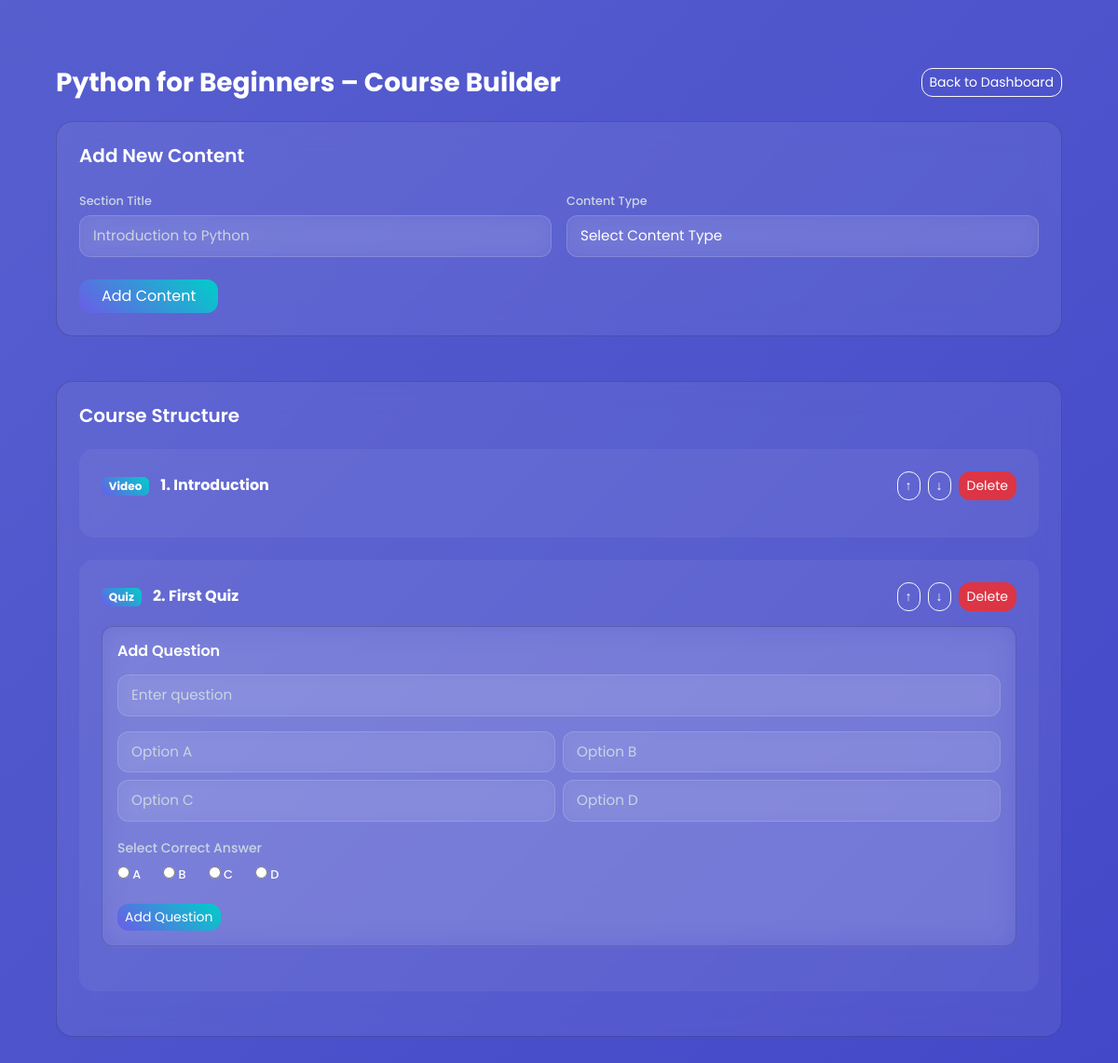
Page /course/1/builder (signed in) on the committed database.
### models.py (models this page shows)
class Course(db.Model):
    id = db.Column(db.Integer, primary_key=True)
    title = db.Column(db.String(200))
    description = db.Column(db.Text)
    tags = db.Column(db.String(300))  # IMPORTANT for feed matching
    duration = db.Column(db.Integer)  # in minutes
    credits_required = db.Column(db.Integer)
    video_path = db.Column(db.String(300))
    document_path = db.Column(db.String(300))
    instructor_id = db.Column(db.Integer, db.ForeignKey('user.id'))
    thumbnail_path = db.Column(db.String(300))
    created_at = db.Column(db.DateTime, default=datetime.utcnow)
    reviews = db.relationship('Review', backref='course', lazy=True)

class CourseSection(db.Model):
    id = db.Column(db.Integer, primary_key=True)
    title = db.Column(db.String(200))
    content_type = db.Column(db.String(20))
    order = db.Column(db.Integer)
    video_path = db.Column(db.String(300))
    document_path = db.Column(db.String(300))
    course_id = db.Column(db.Integer, db.ForeignKey('course.id'))
    mcqs = db.relationship("MCQ", backref="section", cascade="all, delete", lazy=True)

### routes/courses.py (the view)
@courses_bp.route("/course/<int:course_id>/builder")
@login_required
def course_builder(course_id):
    course = Course.query.get_or_404(course_id)
    if course.instructor_id != current_user.id:
        return redirect("/dashboard")
    sections = CourseSection.query.filter_by(
        course_id=course_id
    ).order_by(CourseSection.order).all()
    return render_template(
        "course_builder.html",
        course=course,
        sections=sections
    )

### extensions.py (called while the page is built)
@login_manager.user_loader
def load_user(user_id):
    return User.query.get(int(user_id))

### templates/course_builder.html (shortened to what this page needs)
{% extends "base.html" %}
{% block content %}
<div class="container py-4">
    <div class="d-flex justify-content-between align-items-center mb-4">
        <h3 class="fw-bold mb-0">{{ course.title }} – Course Builder</h3>
        <a href="/dashboard" class="btn btn-outline-light btn-sm">Back to Dashboard</a>
    </div>
    <div class="card builder-add-card mb-5 p-4">
        <h5 class="mb-4 fw-semibold">Add New Content</h5>
        <form method="POST"
              action="/course/{{ course.id }}/add-section"
              enctype="multipart/form-data">
            <div class="row g-3">
                <div class="col-md-6">
                    <label class="form-label small text-muted">Section Title</label>
                    <input type="text"
                           name="title"
                           class="form-control"
                           placeholder="Introduction to Python"
                           required>
                </div>
                <div class="col-md-6">
                    <label class="form-label small text-muted">Content Type</label>
                    <select name="content_type"
                            class="form-control"
                            id="content-type"
                            required>
                        <option value="">Select Content Type</option>
                    </select>
                </div>
            </div>
            <div class="mt-4">
                <button class="btn btn-accent px-4">
                    Add Content
                </button>
            </div>
        </form>
    </div>
    <div class="card builder-structure-card p-4">
        <h5 class="fw-semibold mb-4">Course Structure</h5>
        {% for section in sections %}
        <div class="builder-section mb-4 p-4">
            <div class="d-flex justify-content-between align-items-center mb-3">
                <div>
                    <span class="badge builder-badge me-2">
                        {{ section.content_type|capitalize }}
                    </span>
                    <strong>{{ section.order }}. {{ section.title }}</strong>
                </div>
                <div class="d-flex gap-2">
                    <a href="/section/{{ section.id }}/move-up"
                       class="btn btn-sm btn-outline-light">↑</a>
                    <a href="/section/{{ section.id }}/move-down"
                       class="btn btn-sm btn-outline-light">↓</a>
                    <a href="/section/{{ section.id }}/delete"
                       class="btn btn-sm btn-danger">Delete</a>
                </div>
            </div>
            {% if section.content_type == "quiz" %}
            <div class="quiz-builder mt-3">
                <div class="card p-3 mb-4 quiz-form-card">
                    <h6 class="fw-semibold mb-3">Add Question</h6>
                    <form method="POST"
                          action="/section/{{ section.id }}/add-mcq">
                        <input type="text"
                               name="question"
                               class="form-control mb-3"
                               placeholder="Enter question"
                               required>
                        <div class="row g-2 mb-3">
                            <div class="col-md-6">
                                <input type="text" name="option_a"
                                       class="form-control"
                                       placeholder="Option A" required>
                            </div>
                            <div class="col-md-6">
                                <input type="text" name="option_b"
                                       class="form-control"
                                       placeholder="Option B" required>
                            </div>
                            <div class="col-md-6">
                                <input type="text" name="option_c"
                                       class="form-control"
                                       placeholder="Option C" required>
                            </div>
                            <div class="col-md-6">
                                <input type="text" name="option_d"
                                       class="form-control"
                                       placeholder="Option D" required>
                            </div>
                        </div>
                        <label class="small text-muted mb-2">
                            Select Correct Answer
                        </label>
                        <div class="d-flex gap-4 mb-3">
                            <label><input type="radio" name="correct_answer" value="A" required> A</label>
                            <label><input type="radio" name="correct_answer" value="B"> B</label>
                            <label><input type="radio" name="correct_answer" value="C"> C</label>
                            <label><input type="radio" name="correct_answer" value="D"> D</label>
                        </div>
                        <button class="btn btn-accent btn-sm">
                            Add Question
                        </button>
                    </form>
                </div>
            </div>
            {% endif %}
        </div>
        {% endfor %}
    </div>
</div>
{% endblock %}

### static/css/style.css (style rules this page uses)
:root { --text-primary: #111; --text-secondary: #444; --card-bg: rgba(255,255,255,0.08); }
body.dark-mode { --text-primary: #ffffff; --text-secondary: #cbd5e1; --card-bg: rgba(255,255,255,0.05); }
body { font-family: 'Poppins', sans-serif; background: linear-gradient(-45deg, #1e1e2f, #2c2c54, #3c40c6, #575fcf); background-size: 400% 400%; animation: gradientBG 15s ease infinite; color: white; }
.card { background: rgba(255,255,255,0.07); border-radius: 20px; backdrop-filter: blur(15px); transition: 0.3s; }
.btn { border-radius: 12px; transition: 0.3s; }
.btn-accent { background: linear-gradient(45deg,#6c5ce7,#00cec9); border: none; color: white; }
.builder-add-card, .builder-structure-card { border-radius: 18px; }
.builder-section { background: rgba(255,255,255,0.05); border-radius: 15px; }
.builder-badge { background: linear-gradient(45deg,#6c5ce7,#00cec9); }
.quiz-form-card { background: rgba(255,255,255,0.04); border-radius: 12px; }
body, h1, h2, h3, h4, h5, h6, p, span, small, label, .form-label, .navbar, a { color: var(--text-primary) !important; }
.text-muted, .opacity-75 { color: var(--text-secondary) !important; }
a { text-decoration: none; }
.card, .form-control, input, textarea, select { color: var(--text-primary) !important; }
.form-control, textarea, select { background: rgba(255, 255, 255, 0.08) !important; backdrop-filter: blur(10px); border: 1px solid rgba(255, 255, 255, 0.15) !important; border-radius: 12px !important; padding: 10px 14px !important; font-size: 0.95rem !important; color: var(--text-primary) !important; transition: all 0.25s ease; }
::placeholder { color: var(--text-secondary) !important; opacity: 0.7; }
.form-label, label { font-size: 0.8rem; font-weight: 500; margin-bottom: 6px; color: var(--text-secondary); }

### rows in the picture
Course: title "Python for Beginners"
CourseSection: content_type "Video", order "1", title "Introduction"
CourseSection: content_type "Quiz", order "2", title "First Quiz"
